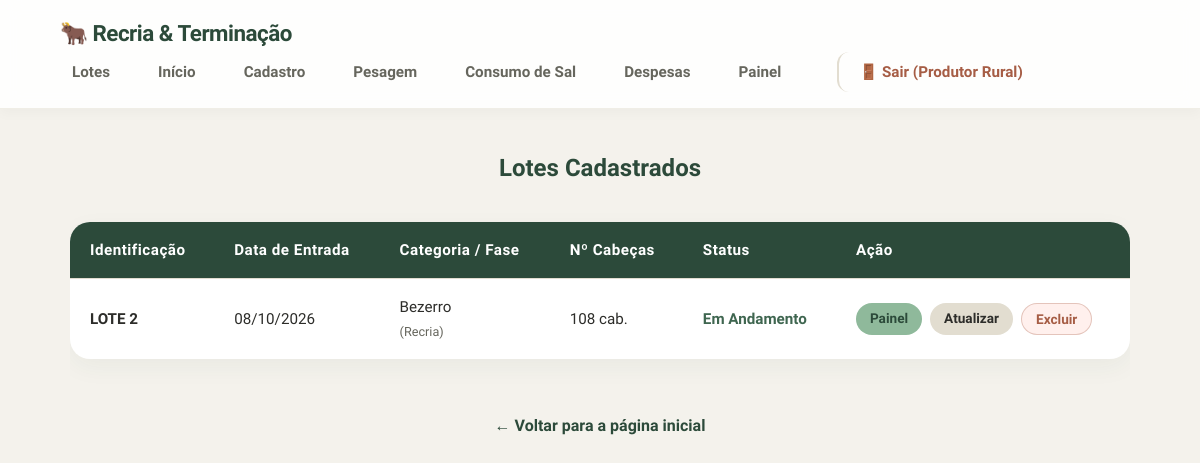
/lotes (signed in), run on an earlier commit of the app's database.
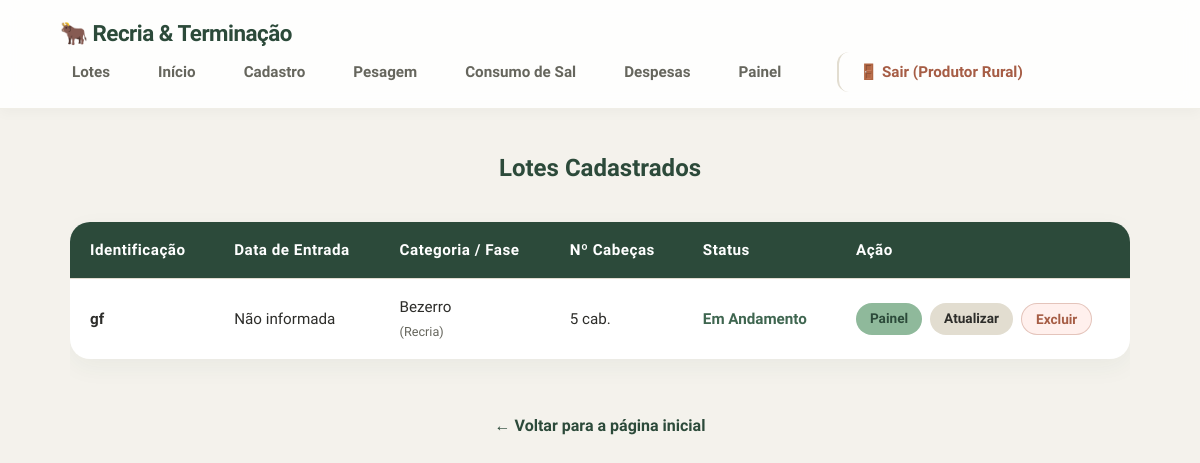
And on a later commit of the database.
### tables this page shows
CREATE TABLE lotes (
                    id INTEGER PRIMARY KEY AUTOINCREMENT,
                    identificacao TEXT NOT NULL,
                    fase_atual TEXT NOT NULL,
                    categoria_animal TEXT,
                    data_inicio TEXT,
                    qtd_cabecas INTEGER,
                    custo_bezerro_unitario REAL,
                    custo_total_compra REAL,
                    valor_venda_total REAL,
                    total_arrobas_vendidas REAL,
                    status TEXT DEFAULT 'Em Andamento'
                , frigorifico_comprador TEXT);

### app.py (the view)
@app.route('/lotes')
def lotes():
    conexao = conectar()
    try:
        lista_lotes = conexao.execute('SELECT * FROM lotes ORDER BY id DESC').fetchall()
    finally:
        conexao.close()
    return render_template('lotes.html', lotes=lista_lotes)

### app.py (called while the page is built)
@app.before_request
def verificar_login():
    rotas_livres = ['login', 'static', 'api_cotacoes']
    if request.endpoint not in rotas_livres and 'usuario_id' not in session:
        return redirect(url_for('login'))

@app.template_filter('data_br')
def data_br(data_iso):
    if not data_iso:
        return "Não informada"
    try:
        obj_data = datetime.strptime(data_iso, '%Y-%m-%d')
        return obj_data.strftime('%d/%m/%Y')
    except:
        return data_iso

### config_banco.py (called while the page is built)
def conectar():
    conexao = sqlite3.connect('dados.db')
    conexao.row_factory = sqlite3.Row
    conexao.execute('PRAGMA foreign_keys = ON;')
    return conexao

### templates/lotes.html (shortened to what this page needs)
{% extends "base.html" %}
{% block conteudo %}
<h2>Lotes Cadastrados</h2>
<div style="overflow-x: auto; width: 100%;">
    <table>
        <thead>
            <tr>
                <th>Identificação</th>
                <th>Data de Entrada</th>
                <th>Categoria / Fase</th>
                <th>Nº Cabeças</th>
                <th>Status</th>
                <th>Ação</th>
            </tr>
        </thead>
        <tbody>
            {% for lote in lotes %}
            <tr>
                <td><strong>{{ lote.identificacao }}</strong></td>
                <td>{{ lote.data_inicio | data_br }}</td>
                <td>{{ lote.categoria_animal or '—' }} <br> <small style="color: var(--texto-suave);">({{ lote.fase_atual }})</small></td>
                <td>{{ lote.qtd_cabecas or 0 }} cab.</td>
                <td>
                    {% if lote.status == 'Finalizado' %}
                        <span style="color: #A65D45; font-weight: bold;">{{ lote.status }}</span>
                    {% else %}
                        <span style="color: #3F6650; font-weight: bold;">{{ lote.status or 'Em Andamento' }}</span>
                    {% endif %}
                </td>
                <td>
                    <div class="grupo-botoes-tabela">
                        <a class="botao btn-tabela" href="{{ url_for('painel', lote_id=lote.id) }}">Painel</a>
                        <a class="botao btn-tabela-secundario" href="{{ url_for('editar_lote', id=lote.id) }}">Atualizar</a>
                        <form action="{{ url_for('excluir_lote', id=lote.id) }}" method="POST" class="form-excluir" onsubmit="return confirm('ATENÇÃO: Tem certeza que deseja excluir o lote \'{{ lote.identificacao }}\'?\n\nTodas as despesas e pesagens associadas a ele também serão apagadas para sempre.');">
                            <button type="submit" class="excluir btn-tabela-excluir">Excluir</button>
                        </form>
                    </div>
                </td>
            </tr>
            {% else %}
            <tr>
                <td colspan="6" style="text-align: center;">Nenhum lote cadastrado ainda.</td>
            </tr>
            {% endfor %}
        </tbody>
    </table>
</div>
<a class="voltar" href="{{ url_for('index') }}">← Voltar para a página inicial</a>
{% endblock %}

What changed in the data, as far as the page shows it:
changed lotes "Bezerro": identificacao "LOTE 2" → "gf"; data_inicio|data_br "08/10/2026" → "Não informada"; qtd_cabecas "108" → "5"
